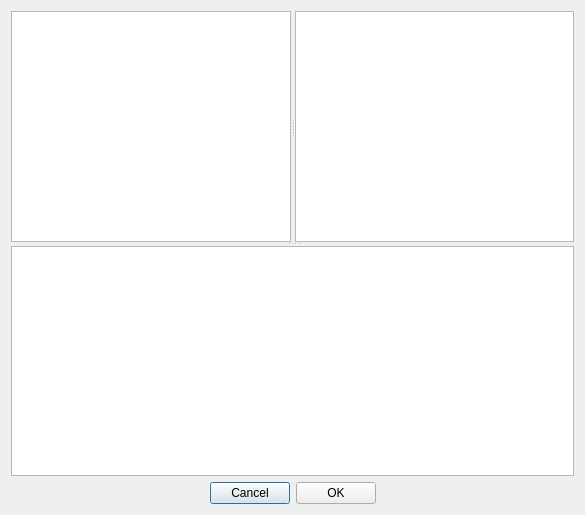
<?xml version="1.0" encoding="UTF-8"?>
<ui version="4.0">
 <class>Dialog</class>
 <widget class="QDialog" name="Dialog">
  <property name="geometry">
   <rect>
    <x>0</x>
    <y>0</y>
    <width>585</width>
    <height>515</height>
   </rect>
  </property>
  <property name="windowTitle">
   <string>Dialog</string>
  </property>
  <layout class="QVBoxLayout" name="verticalLayout">
   <item>
    <widget class="QSplitter" name="splitter_2">
     <property name="orientation">
      <enum>Qt::Vertical</enum>
     </property>
     <widget class="QSplitter" name="splitter">
      <property name="orientation">
       <enum>Qt::Horizontal</enum>
      </property>
      <widget class="QPlainTextEdit" name="plainTextEdit"/>
      <widget class="QPlainTextEdit" name="plainTextEdit_2"/>
     </widget>
     <widget class="QPlainTextEdit" name="plainTextEdit_3"/>
    </widget>
   </item>
   <item>
    <layout class="QHBoxLayout" name="horizontalLayout">
     <item>
      <spacer name="horizontalSpacer">
       <property name="orientation">
        <enum>Qt::Horizontal</enum>
       </property>
       <property name="sizeHint" stdset="0">
        <size>
         <width>40</width>
         <height>20</height>
        </size>
       </property>
      </spacer>
     </item>
     <item>
      <widget class="QPushButton" name="pushButton">
       <property name="text">
        <string>Cancel</string>
       </property>
      </widget>
     </item>
     <item>
      <widget class="QPushButton" name="pushButton_2">
       <property name="text">
        <string>OK</string>
       </property>
      </widget>
     </item>
     <item>
      <spacer name="horizontalSpacer_2">
       <property name="orientation">
        <enum>Qt::Horizontal</enum>
       </property>
       <property name="sizeHint" stdset="0">
        <size>
         <width>40</width>
         <height>20</height>
        </size>
       </property>
      </spacer>
     </item>
    </layout>
   </item>
  </layout>
 </widget>
 <resources/>
 <connections/>
</ui>
